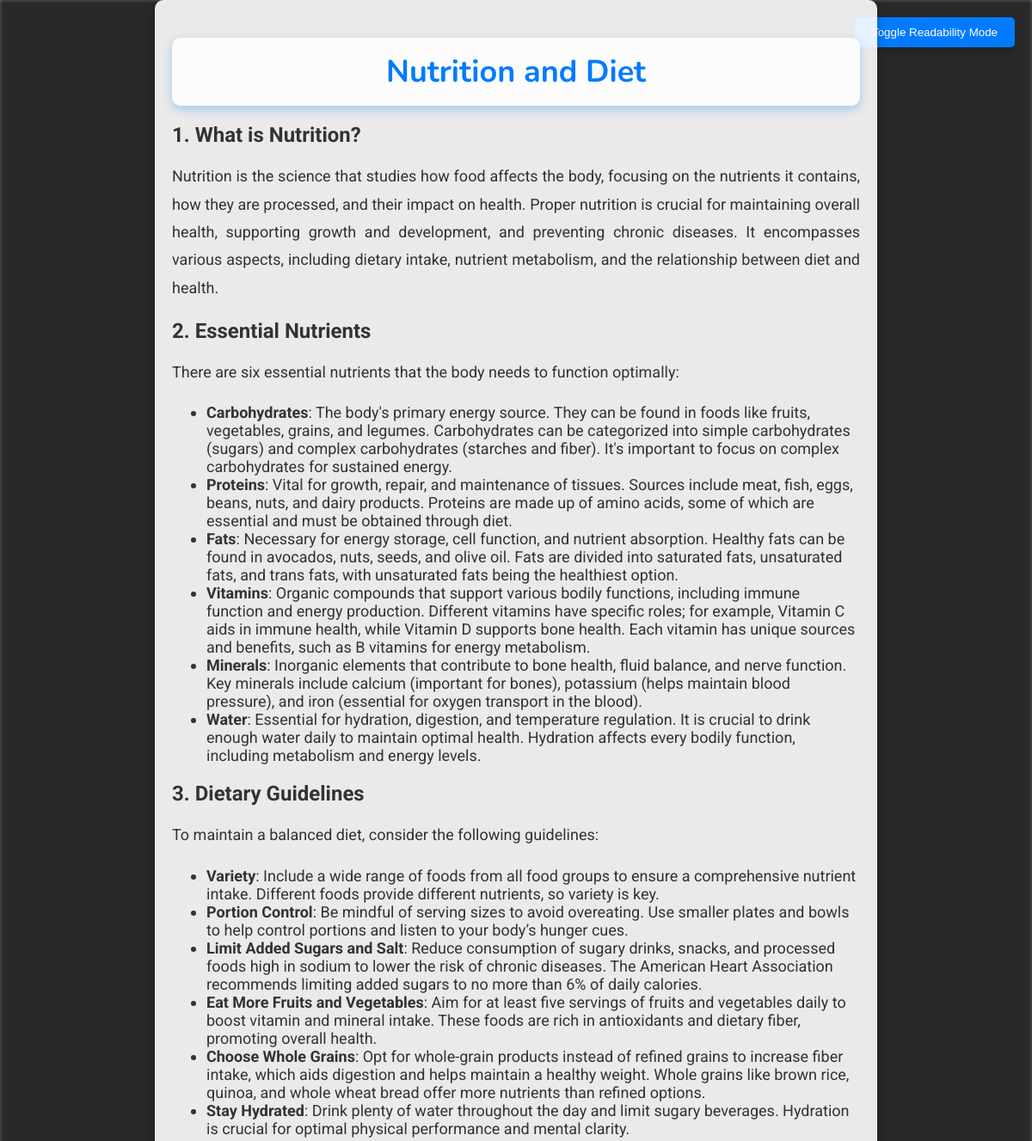
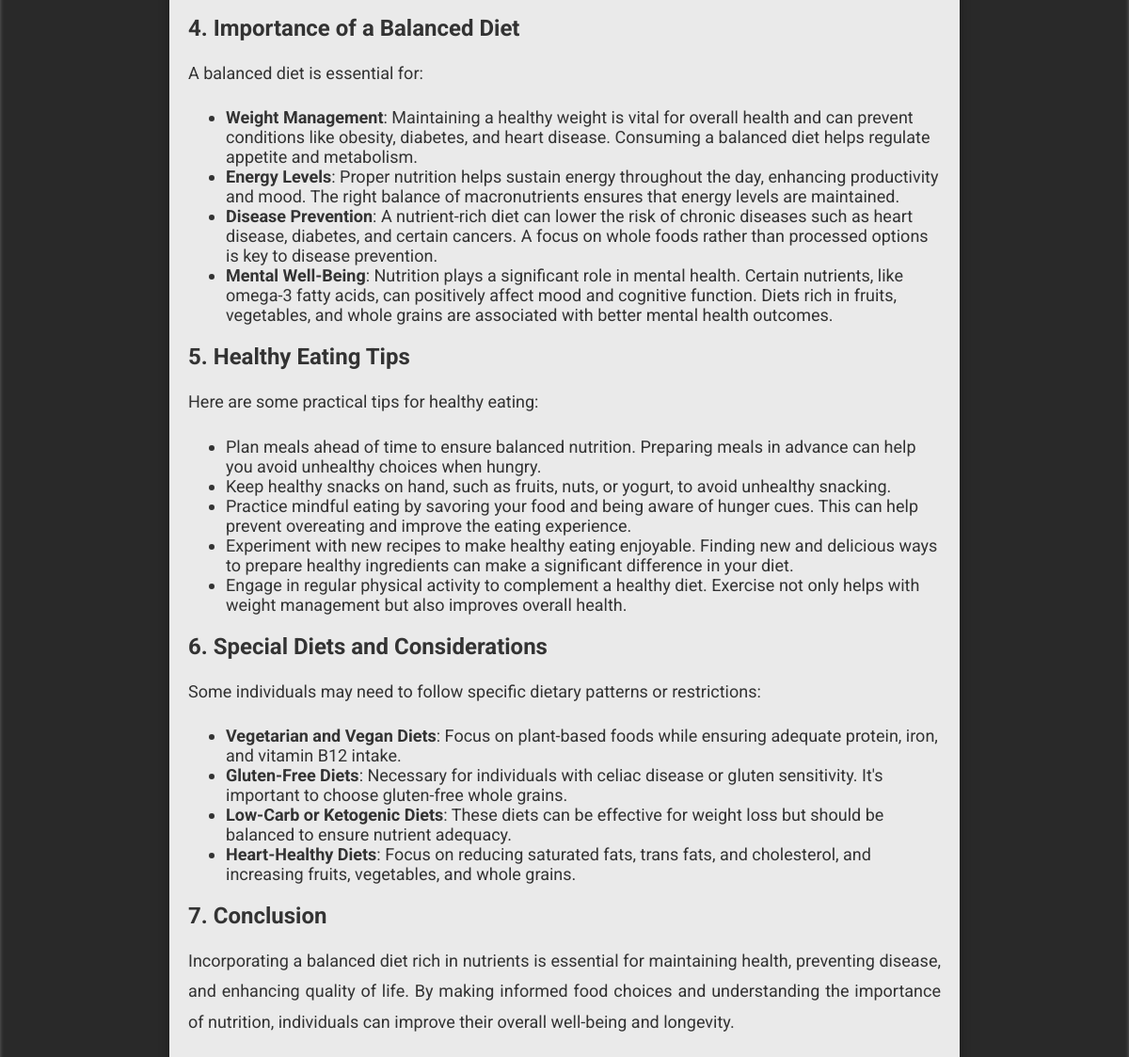
The app's page /education/info/6/ with its own data (2 pictures, top to bottom).
### education/models.py (models this page shows, shortened)
class HealthInformation(models.Model):
    title = models.CharField(max_length=255)
    content = models.TextField()
    created_at = models.DateTimeField(auto_now_add=True)

### education/views.py (the view)
# urls.py: path('info/<int:id>/', views.information_detail, name='information_detail'),
def information_detail(request, id):
    information = HealthInformation.objects.get(pk=id)
    return render(request, 'information_detail.html', {'information': information})

### education/templates/information_detail.html (shortened to what this page needs)
<!DOCTYPE html>
<html lang="en">
<head>
</head>
<body>
    <button class="readability-btn" onclick="toggleReadability()">Toggle Readability Mode</button>
    <div class="container">
        <h1 class="title">{{ information.title }}</h1>
        <div class="text">
            {{ information.content|safe }}
        </div>
    </div>
</body>
</html>

### education/templates/information_detail.html (style rules this page uses)
body { font-family: 'Roboto', sans-serif; margin: 0; padding: 0; display: flex; justify-content: center; align-items: center; min-height: 100vh; background: linear-gradient(to right, rgba(0, 0, 0, 0.6), rgba(0, 0, 0, 0.6)), url('https://source.unsplash.com/1600x900/?health,wellness') no-repeat center center fixed; background-size: cover; color: white; overflow-x: hidden; }
body:before { content: ''; position: fixed; top: 0; left: 0; width: 100%; height: 100%; background: inherit; z-index: -1; background-attachment: fixed; filter: blur(2px); }
.container { width: 100%; max-width: 800px; padding: 20px; background-color: rgba(255, 255, 255, 0.9); box-shadow: 0 4px 12px rgba(0, 0, 0, 0.3); border-radius: 10px; color: #333; opacity: 0; animation: fadeIn 1.2s ease-in-out forwards; }
.title { font-family: 'Nunito', sans-serif; font-size: 36px; font-weight: bold; text-align: center; margin-bottom: 20px; color: #007bff; position: sticky; top: 0; background-color: rgba(255, 255, 255, 0.9); padding: 15px; border-radius: 10px; box-shadow: 0 4px 12px rgba(0, 123, 255, 0.3); z-index: 100; }
.text h3, .text h4 { font-size: 24px; font-weight: bold; color: #333; margin: 20px 0 10px; transition: color 0.3s ease; }
.text p { font-size: 18px; line-height: 1.8; margin-bottom: 20px; text-align: justify; transition: color 0.3s ease; }
.text div { font-size: 18px; margin-bottom: 15px; transition: color 0.3s ease; }
.readability-btn { position: fixed; top: 20px; right: 20px; padding: 10px 20px; background-color: #007bff; color: white; border: none; border-radius: 5px; cursor: pointer; box-shadow: 0 4px 10px rgba(0, 0, 0, 0.2); transition: background-color 0.3s ease, box-shadow 0.3s ease; }

### records on screen
HealthInformation: title "Nutrition and Diet", content "1. What is Nutrition? Nutrition is the science that studies how food affects the body, focusing on the nutrients it contains, how they are processed, and their impact on health. Proper nutrition is crucial for maintaining overall health, supporting growth and development, and preventing chronic diseases. It encompasses various aspects, including dietary intake, nutrient metabolism, and the relationship between diet and health. 2. Essential Nutrients There are six essential nutrients that the body needs to function optimally: Carbohydrates : The body's primary energy source. They can be found in foods like fruits, vegetables, grains, and legumes. Carbohydrates can be categorized into simple…"
